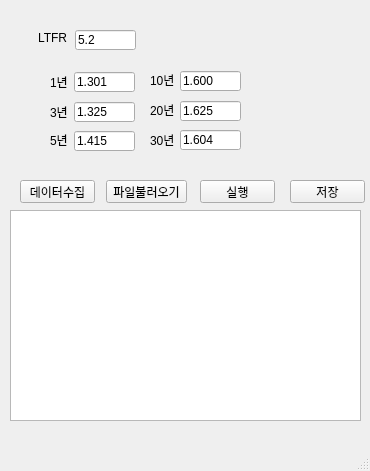
<?xml version="1.0" encoding="UTF-8"?>
<ui version="4.0">
 <class>MainWindow</class>
 <widget class="QMainWindow" name="MainWindow">
  <property name="geometry">
   <rect>
    <x>0</x>
    <y>0</y>
    <width>370</width>
    <height>471</height>
   </rect>
  </property>
  <property name="windowTitle">
   <string>MainWindow</string>
  </property>
  <widget class="QWidget" name="centralwidget">
   <widget class="QLabel" name="label">
    <property name="geometry">
     <rect>
      <x>38</x>
      <y>30</y>
      <width>31</width>
      <height>16</height>
     </rect>
    </property>
    <property name="text">
     <string>LTFR</string>
    </property>
   </widget>
   <widget class="QLineEdit" name="ltfr">
    <property name="geometry">
     <rect>
      <x>75</x>
      <y>30</y>
      <width>61</width>
      <height>20</height>
     </rect>
    </property>
    <property name="text">
     <string>5.2</string>
    </property>
   </widget>
   <widget class="QLabel" name="label_2">
    <property name="geometry">
     <rect>
      <x>50</x>
      <y>74</y>
      <width>21</width>
      <height>16</height>
     </rect>
    </property>
    <property name="text">
     <string>1년</string>
    </property>
   </widget>
   <widget class="QLabel" name="label_3">
    <property name="geometry">
     <rect>
      <x>50</x>
      <y>104</y>
      <width>21</width>
      <height>16</height>
     </rect>
    </property>
    <property name="text">
     <string>3년</string>
    </property>
   </widget>
   <widget class="QLabel" name="label_4">
    <property name="geometry">
     <rect>
      <x>50</x>
      <y>132</y>
      <width>21</width>
      <height>16</height>
     </rect>
    </property>
    <property name="text">
     <string>5년</string>
    </property>
   </widget>
   <widget class="QLabel" name="label_5">
    <property name="geometry">
     <rect>
      <x>150</x>
      <y>72</y>
      <width>31</width>
      <height>16</height>
     </rect>
    </property>
    <property name="text">
     <string>10년</string>
    </property>
   </widget>
   <widget class="QLabel" name="label_6">
    <property name="geometry">
     <rect>
      <x>150</x>
      <y>102</y>
      <width>31</width>
      <height>16</height>
     </rect>
    </property>
    <property name="text">
     <string>20년</string>
    </property>
   </widget>
   <widget class="QLabel" name="label_7">
    <property name="geometry">
     <rect>
      <x>150</x>
      <y>132</y>
      <width>31</width>
      <height>16</height>
     </rect>
    </property>
    <property name="text">
     <string>30년</string>
    </property>
   </widget>
   <widget class="QLineEdit" name="yr1">
    <property name="geometry">
     <rect>
      <x>74</x>
      <y>72</y>
      <width>61</width>
      <height>20</height>
     </rect>
    </property>
    <property name="text">
     <string>1.301</string>
    </property>
   </widget>
   <widget class="QLineEdit" name="yr3">
    <property name="geometry">
     <rect>
      <x>74</x>
      <y>102</y>
      <width>61</width>
      <height>20</height>
     </rect>
    </property>
    <property name="text">
     <string>1.325</string>
    </property>
   </widget>
   <widget class="QLineEdit" name="yr5">
    <property name="geometry">
     <rect>
      <x>74</x>
      <y>131</y>
      <width>61</width>
      <height>20</height>
     </rect>
    </property>
    <property name="text">
     <string>1.415</string>
    </property>
   </widget>
   <widget class="QLineEdit" name="yr20">
    <property name="geometry">
     <rect>
      <x>180</x>
      <y>101</y>
      <width>61</width>
      <height>20</height>
     </rect>
    </property>
    <property name="text">
     <string>1.625</string>
    </property>
   </widget>
   <widget class="QLineEdit" name="yr10">
    <property name="geometry">
     <rect>
      <x>180</x>
      <y>71</y>
      <width>61</width>
      <height>20</height>
     </rect>
    </property>
    <property name="text">
     <string>1.600</string>
    </property>
   </widget>
   <widget class="QLineEdit" name="yr30">
    <property name="geometry">
     <rect>
      <x>180</x>
      <y>130</y>
      <width>61</width>
      <height>20</height>
     </rect>
    </property>
    <property name="text">
     <string>1.604</string>
    </property>
   </widget>
   <widget class="QPushButton" name="btn_run">
    <property name="geometry">
     <rect>
      <x>200</x>
      <y>180</y>
      <width>75</width>
      <height>23</height>
     </rect>
    </property>
    <property name="text">
     <string>실행</string>
    </property>
   </widget>
   <widget class="QPushButton" name="btn_save">
    <property name="geometry">
     <rect>
      <x>290</x>
      <y>180</y>
      <width>75</width>
      <height>23</height>
     </rect>
    </property>
    <property name="text">
     <string>저장</string>
    </property>
   </widget>
   <widget class="QPushButton" name="btn_crawling">
    <property name="geometry">
     <rect>
      <x>20</x>
      <y>180</y>
      <width>75</width>
      <height>23</height>
     </rect>
    </property>
    <property name="text">
     <string>데이터수집</string>
    </property>
   </widget>
   <widget class="QPushButton" name="btn_loadfile">
    <property name="geometry">
     <rect>
      <x>106</x>
      <y>180</y>
      <width>81</width>
      <height>23</height>
     </rect>
    </property>
    <property name="text">
     <string>파일불러오기</string>
    </property>
   </widget>
   <widget class="QTableWidget" name="data">
    <property name="geometry">
     <rect>
      <x>10</x>
      <y>210</y>
      <width>351</width>
      <height>211</height>
     </rect>
    </property>
   </widget>
  </widget>
  <widget class="QMenuBar" name="menubar">
   <property name="geometry">
    <rect>
     <x>0</x>
     <y>0</y>
     <width>370</width>
     <height>21</height>
    </rect>
   </property>
  </widget>
  <widget class="QStatusBar" name="statusbar"/>
 </widget>
 <resources/>
 <connections/>
</ui>
